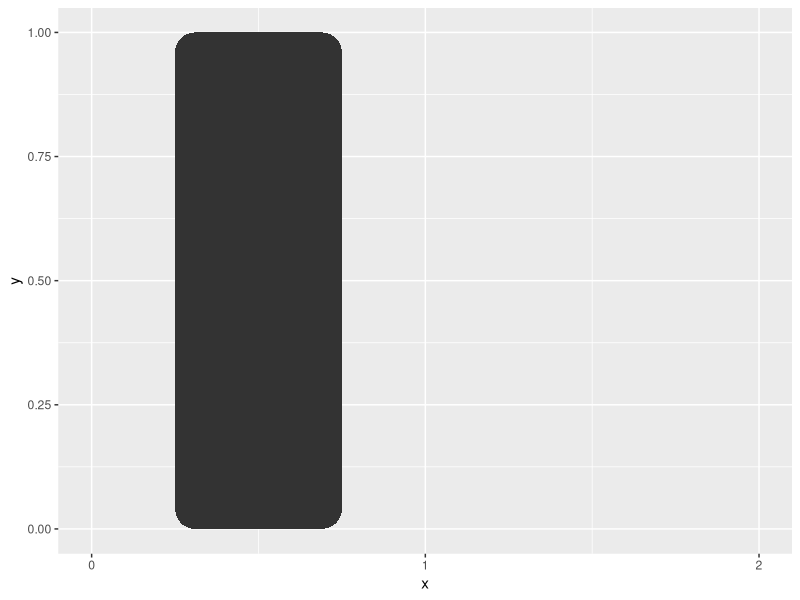

This figure's R source: (Note: this script raises an error after producing the figure.)
## ---- chunk 1
if(!require(ggforce)) install.packages("ggforce")
library(ggforce)
## ---- chunk 2
shape <- data.frame(
  x = c(0.25, 0.75,0.75,0.25),
  y = c(0, 0,1,1)
)

ggplot(shape, aes(x = x, y = y)) +
  #geom_polygon(fill = 'red') +
  geom_shape(radius = unit(0.5, 'cm'))+
    scale_x_continuous(breaks = seq(0,2,1), limits = c(0,2))
## ---- chunk 3
df <- data.frame(trt = c("a", "b", "c"), outcome = c(2.3, 1.9, 3.2))

width <- .9

df <- df |>
    mutate(trt = factor(trt)) |>
    dplyr::reframe(
        data.frame(
            x = rep(as.numeric(trt) + width / 2 * c(-1, 1), each = 2), # 指定条形图四个角的坐标
            outcome = c(c(0, outcome), rev(c(0, outcome)))
        ),
        .by = trt
    )
df

ggplot(df, aes(x, outcome, fill = trt)) +
    geom_shape(radius = .05)+
    scale_x_continuous(breaks = 1:3,labels = c("a","b","c"))+
    theme(
        axis.title.x = element_blank()
    )

## ---- chunk 4
library(ggforce)
ggplot(iris, aes(Petal.Length, Petal.Width, colour = Species)) +
  geom_point() +
  facet_zoom(x = Species == "versicolor")
